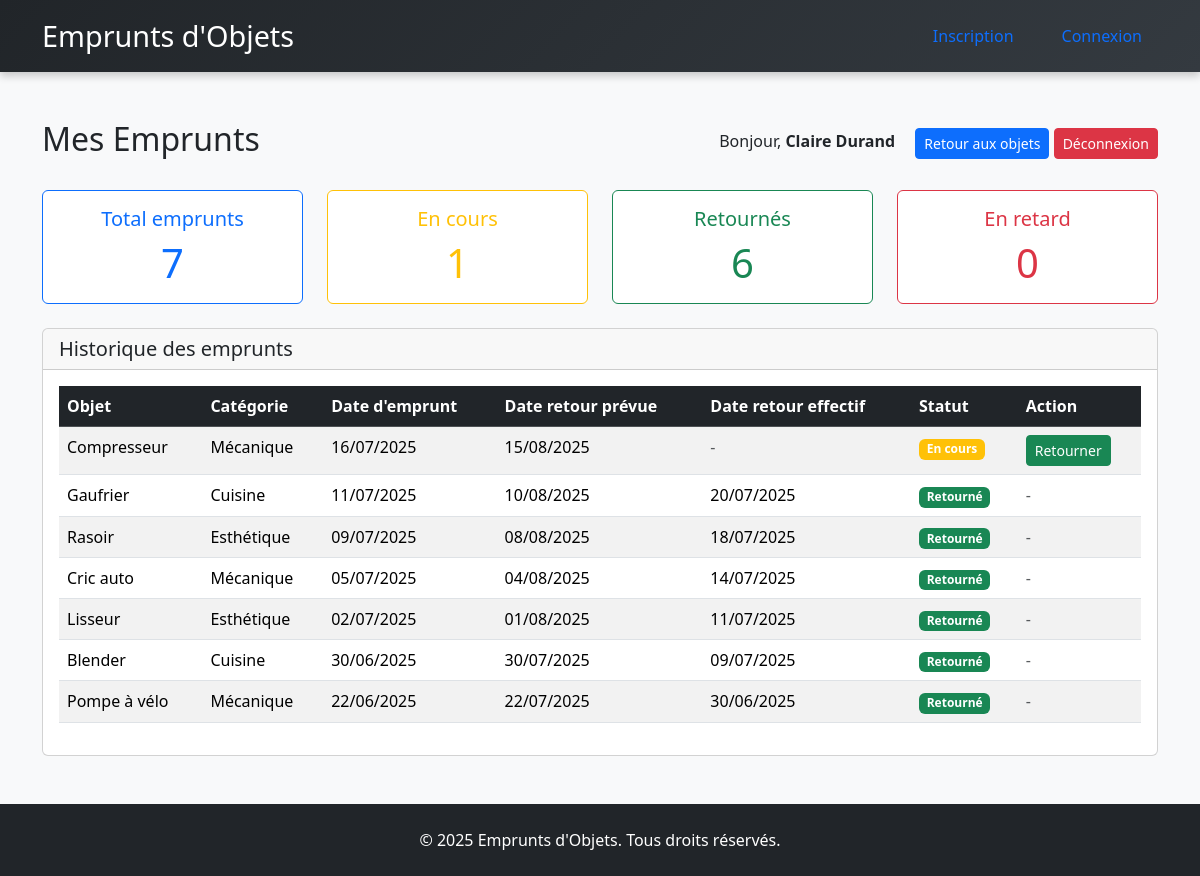
The app's page /pages/mes_emprunts.php (signed in) with its own data.
### tables this page shows
CREATE TABLE membre (
    id_membre INT AUTO_INCREMENT PRIMARY KEY,
    nom VARCHAR(50),
    date_naissance DATE,
    genre ENUM('H', 'F'),
    email VARCHAR(100),
    ville VARCHAR(50),
    mdp VARCHAR(255),
    image_profil VARCHAR(255)
);

CREATE TABLE emprunt (
    id_emprunt INT AUTO_INCREMENT PRIMARY KEY,
    id_objet INT,
    id_membre INT,
    date_emprunt DATE,
    date_retour DATE,
    FOREIGN KEY (id_objet) REFERENCES objet(id_objet),
    FOREIGN KEY (id_membre) REFERENCES membre(id_membre)
);

CREATE TABLE objet (
    id_objet INT AUTO_INCREMENT PRIMARY KEY,
    nom_objet VARCHAR(100),
    id_categorie INT,
    id_membre INT,
    FOREIGN KEY (id_categorie) REFERENCES categorie_objet(id_categorie),
    FOREIGN KEY (id_membre) REFERENCES membre(id_membre)
);

CREATE TABLE categorie_objet (
    id_categorie INT AUTO_INCREMENT PRIMARY KEY,
    nom_categorie VARCHAR(50)
);

### pages/mes_emprunts.php (the view, shortened to what this page needs)
<?php
require('../inc/functions.php');
$emprunts = getMesEmprunts($_SESSION['id_membre']);
$stats = getEmpruntStats($_SESSION['id_membre']);
myheader();
?>
<div class="d-flex justify-content-between align-items-center mb-4">
    <h2>Mes Emprunts</h2>
    <div>
        <span class="me-3">Bonjour, <strong><?= getNomMembre($_SESSION['id_membre']) ?></strong></span>
        <a href="objets.php" class="btn btn-primary btn-sm">Retour aux objets</a>
        <a href="../logout.php" class="btn btn-danger btn-sm">Déconnexion</a>
    </div>
</div>
<div class="row mb-4">
    <div class="col-md-3">
        <div class="card text-center border-primary">
            <div class="card-body">
                <h5 class="card-title text-primary">Total emprunts</h5>
                <p class="card-text display-6 text-primary">
                    <?= $stats['total_emprunts'] ?>
                </p>
            </div>
        </div>
    </div>
    <div class="col-md-3">
        <div class="card text-center border-warning">
            <div class="card-body">
                <h5 class="card-title text-warning">En cours</h5>
                <p class="card-text display-6 text-warning">
                    <?= $stats['emprunts_en_cours'] ?>
                </p>
            </div>
        </div>
    </div>
    <div class="col-md-3">
        <div class="card text-center border-success">
            <div class="card-body">
                <h5 class="card-title text-success">Retournés</h5>
                <p class="card-text display-6 text-success">
                    <?= $stats['emprunts_retournes'] ?>
                </p>
            </div>
        </div>
    </div>
    <div class="col-md-3">
        <div class="card text-center border-danger">
            <div class="card-body">
                <h5 class="card-title text-danger">En retard</h5>
                <p class="card-text display-6 text-danger">
                    <?= $stats['emprunts_en_retard'] ?>
                </p>
            </div>
        </div>
    </div>
</div>
<div class="card">
    <div class="card-header">
        <h5 class="mb-0">Historique des emprunts</h5>
    </div>
    <div class="card-body">
        <?php if ($emprunts->num_rows == 0): ?>
            <div class="alert alert-info">
                <h4>Aucun emprunt trouvé</h4>
                <p>Vous n'avez aucun emprunt pour le moment.</p>
                <a href="objets.php" class="btn btn-primary">Découvrir les objets disponibles</a>
            </div>
        <?php else: ?>
            <div class="table-responsive">
                <table class="table table-striped table-hover">
                    <thead class="table-dark">
                        <tr>
                            <th>Objet</th>
                            <th>Catégorie</th>
                            <th>Date d'emprunt</th>
                            <th>Date retour prévue</th>
                            <th>Date retour effectif</th>
                            <th>Statut</th>
                            <th>Action</th>
                        </tr>
                    </thead>
                    <tbody>
                        <?php while ($emprunt = $emprunts->fetch_assoc()) { ?>
                            <tr>
                                <td><?= sanitizeInput($emprunt['nom_objet']) ?></td>
                                <td><?= sanitizeInput($emprunt['nom_categorie']) ?></td>
                                <td><?= formatDate($emprunt['date_emprunt']) ?></td>
                                <td>
                                    <?php
                                    $date_prevue = $emprunt['date_retour_prevue'];
                                    $classe = (!$emprunt['date_retour'] && isDatePassed($date_prevue)) ? 'text-danger fw-bold' : '';
                                    ?>
                                    <span class="<?= $classe ?>">
                                        <?= formatDate($date_prevue) ?>
                                    </span>
                                </td>
                                <td>
                                    <?= $emprunt['date_retour'] ?
                                        formatDate($emprunt['date_retour']) :
                                        '<span class="text-muted">-</span>' ?>
                                </td>
                                <td>
                                    <?php if ($emprunt['date_retour']): ?>
                                        <span class="badge bg-success">Retourné</span>
                                    <?php elseif (isDatePassed($emprunt['date_retour_prevue'])): ?>
                                        <span class="badge bg-danger">En retard</span>
                                    <?php else: ?>
                                        <span class="badge bg-warning">En cours</span>
                                    <?php endif; ?>
                                </td>
                                <td>
                                    <?php if (!$emprunt['date_retour']): ?>
                                        <form method="post" style="display:inline;">
                                            <button type="submit" name="retourner" class="btn btn-success btn-sm"
                                                onclick="return confirm('Confirmer le retour de cet objet ?')">
                                                Retourner
                                            </button>
                                        </form>
                                    <?php else: ?>
                                        <span class="text-muted">-</span>
                                    <?php endif; ?>
                                </td>
                            </tr>
                        <?php } ?>
                    </tbody>
                </table>
            </div>
        <?php endif; ?>
    </div>
</div>
<?php
myfooter();
?>

### inc/functions.php (shortened to what this page needs)
<?php
function myheader()
{
    echo <<<HTML
<!DOCTYPE html>
<html lang="fr">
<head>
    <meta charset="UTF-8">
    <title>Emprunts d'Objets</title>
    <meta name="viewport" content="width=device-width, initial-scale=1.0">
    <link href="../assets/css/bootstrap.min.css" rel="stylesheet">
    <style>
        body {
            background-color: #f8f9fa;
        }
        header {
            background: linear-gradient(135deg, #212529, #343a40);
            box-shadow: 0 4px 8px rgba(0,0,0,0.2);
        }
        header h1 {
            font-size: 1.8rem;
            margin: 0;
        }
        nav a {
            font-weight: 500;
            color: #ffffff;
            margin-left: 1rem;
            transition: color 0.3s, text-decoration 0.3s;
        }
        nav a:hover {
            color: #ffc107;
            text-decoration: underline;
        }
        footer {
            background: #212529;
        }
    </style>
</head>
<body class="d-flex flex-column min-vh-100">
    <header class="text-white py-3">
        <div class="container d-flex flex-wrap justify-content-between align-items-center">
            <h1 class="mb-0"> Emprunts d'Objets</h1>
            <nav class="nav">
                <a class="nav-link" href="../pages/inscription.php">Inscription</a>
                <a class="nav-link" href="../pages/login.php">Connexion</a>
            </nav>
        </div>
    </header>
    <main class="container my-5 flex-grow-1">
HTML;
}
function myfooter()
{
    echo <<<HTML
    </main>
    <footer class="text-white text-center py-4 mt-auto">
        &copy; 2025 Emprunts d'Objets. Tous droits réservés.
    </footer>
    <script src="../assets/js/bootstrap.bundle.min.js"></script>
</body>
</html>
HTML;
}
function getMesEmprunts($id_membre)
{
    $conn = dbConnect();
    $sql = "SELECT e.*, o.nom_objet, c.nom_categorie,
                   DATE_ADD(e.date_emprunt, INTERVAL 30 DAY) as date_retour_prevue
            FROM emprunt e
            JOIN objet o ON e.id_objet = o.id_objet
            JOIN categorie_objet c ON o.id_categorie = c.id_categorie
            WHERE e.id_membre = ?
            ORDER BY e.date_emprunt DESC";
    $stmt = $conn->prepare($sql);
    $stmt->bind_param("i", $id_membre);
    $stmt->execute();
    return $stmt->get_result();
}
function getNomMembre($id_membre)
{
    $conn = dbConnect();
    $stmt = $conn->prepare("SELECT nom FROM membre WHERE id_membre = ?");
    $stmt->bind_param("i", $id_membre);
    $stmt->execute();
    $result = $stmt->get_result();
    if ($row = $result->fetch_assoc()) {
        return $row['nom'];
    }
    return "Utilisateur";
}
function sanitizeInput($input)
{
    return htmlspecialchars(trim($input), ENT_QUOTES, 'UTF-8');
}
function formatDate($date)
{
    return date('d/m/Y', strtotime($date));
}
function isDatePassed($date)
{
    return strtotime($date) < time();
}
function getEmpruntStats($id_membre)
{
    $conn = dbConnect();
    $sql = "SELECT
                COUNT(*) as total_emprunts,
                SUM(CASE WHEN date_retour IS NULL THEN 1 ELSE 0 END) as emprunts_en_cours,
                SUM(CASE WHEN date_retour IS NOT NULL THEN 1 ELSE 0 END) as emprunts_retournes,
                SUM(CASE WHEN date_retour IS NULL AND DATE_ADD(date_emprunt, INTERVAL 30 DAY) < CURDATE() THEN 1 ELSE 0 END) as emprunts_en_retard
            FROM emprunt
            WHERE id_membre = ?";
    $stmt = $conn->prepare($sql);
    $stmt->bind_param("i", $id_membre);
    $stmt->execute();
    $result = $stmt->get_result();
    return $result->fetch_assoc();
}

### inc/functions.php (style rules this page uses)
body { background-color: #f8f9fa; }
header { background: linear-gradient(135deg, #212529, #343a40); box-shadow: 0 4px 8px rgba(0,0,0,0.2); }
header h1 { font-size: 1.8rem; margin: 0; }
nav a { font-weight: 500; color: #ffffff; margin-left: 1rem; transition: color 0.3s, text-decoration 0.3s; }
footer { background: #212529; }

### records on screen
membre: nom "Claire Durand"
emprunt: id_objet.nom_objet "Compresseur", categorie_objet.nom_categorie "Mécanique", date_emprunt "16/07/2025", date_prevue "15/08/2025", shows "En cours"
emprunt: id_objet.nom_objet "Gaufrier", categorie_objet.nom_categorie "Cuisine", date_emprunt "11/07/2025", date_prevue "10/08/2025", date_retour "20/07/2025", shows "Retourné"
emprunt: id_objet.nom_objet "Rasoir", categorie_objet.nom_categorie "Esthétique", date_emprunt "09/07/2025", date_prevue "08/08/2025", date_retour "18/07/2025", shows "Retourné"
emprunt: id_objet.nom_objet "Cric auto", categorie_objet.nom_categorie "Mécanique", date_emprunt "05/07/2025", date_prevue "04/08/2025", date_retour "14/07/2025", shows "Retourné"
emprunt: id_objet.nom_objet "Lisseur", categorie_objet.nom_categorie "Esthétique", date_emprunt "02/07/2025", date_prevue "01/08/2025", date_retour "11/07/2025", shows "Retourné"
emprunt: id_objet.nom_objet "Blender", categorie_objet.nom_categorie "Cuisine", date_emprunt "30/06/2025", date_prevue "30/07/2025", date_retour "09/07/2025", shows "Retourné"
emprunt: id_objet.nom_objet "Pompe à vélo", categorie_objet.nom_categorie "Mécanique", date_emprunt "22/06/2025", date_prevue "22/07/2025", date_retour "30/06/2025", shows "Retourné"

### other values on screen
$stats['total_emprunts'] "7"
$stats['emprunts_en_cours'] "1"
$stats['emprunts_retournes'] "6"
$stats['emprunts_en_retard'] "0"
